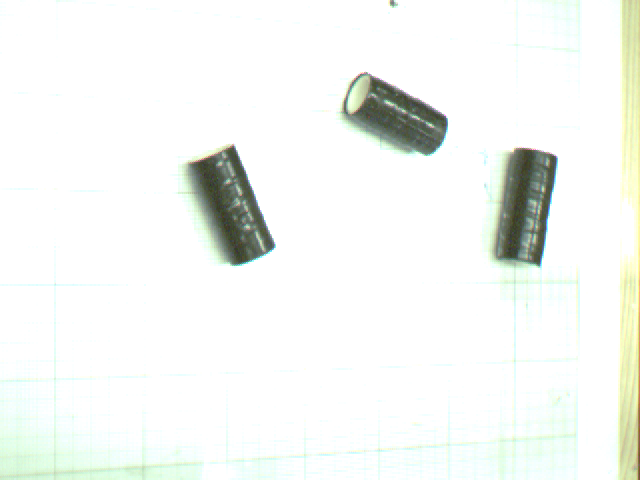
%> input picture Lab2/test_left.ppm, 640 x 480 px
$ octave find_XYZ.m   (GNU Octave 9; MATLAB toolbox functions it lacks are replaced by stand-ins)
%> lines starting %> are read from the running program, lines starting %| are printed output that depends on the picture; in (x1, y1, x2, y2) boxes, pixels count from 0 and x2, y2 are one past the last pixel; in counts of white or black regions, pixels touching at a corner belong together; the program's own positions count from 1
### Lab2/get_uv_orientation.m
function [ uv, ori ] = get_uv_orientation( filename )
%> called with filename = 'test_left.ppm'

I  = imread(filename);
%> I is the input picture: size 480x640x3 uint8; mean R, G, B 243.5, 246.4, 242.8
I=rgb2gray(I);
%> I: size 480x640 uint8

se = offsetstrel('ball',10,10);
erodedI = imerode(I,se);
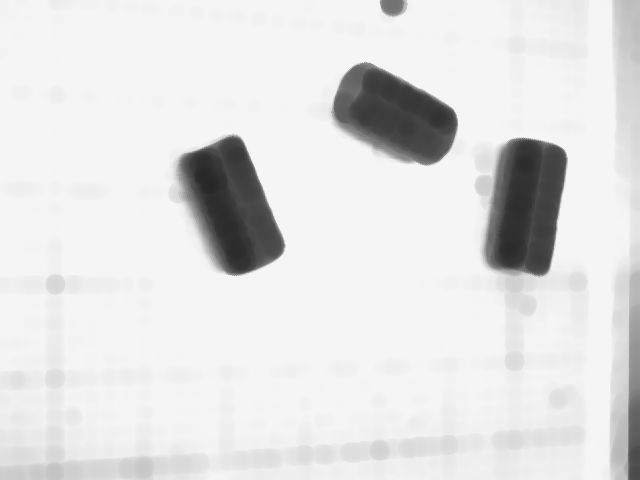
%> erodedI: size 480x640 uint8; min 39, max 245, mean 225.3
dilatedI = imdilate(erodedI,se);

level = graythresh(dilatedI);
%> level = 0.671
BW = imcomplement(imbinarize(dilatedI,level));
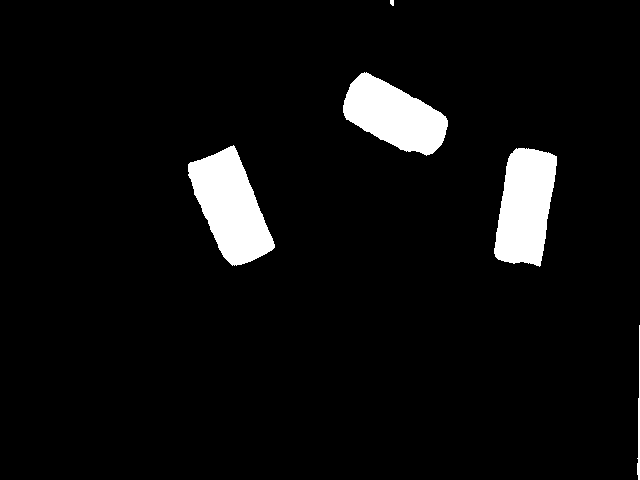
%> BW: size 480x640 logical; 5.5% white; 5 white regions, box (x1, y1, x2, y2) and area: (188, 145, 275, 266) 5981, (494, 148, 557, 267) 5502, (343, 72, 448, 156) 5197, (637, 325, 640, 480) 250, (390, 0, 394, 6) 21

stats = regionprops(BW,'Centroid','Orientation','Area');
%> stats = 5 regions; Area, Centroid and Orientation: 5981 [231.2 207.5] -67.21, 5502 [526 207.1] 80.94, 5197 [394.9 116.2] -27.53, 250 [639.6 418.4] 89.62, 21 [392.7 3.2] -74.87
len = length(stats);
%> len = 5

index = 1;
for i = 1 : len
    % filter the object with the area
    if stats(i).Area > 1000
        % re-order the object based on the centroid
        uv(index,:) = stats(i).Centroid;
        ori(index,1) = stats(i).Orientation;
        index = index + 1;
    end
end
%> this loop made 5 passes
%> after the loop, ori = [-67.21; -27.53; 80.94]; uv = [231.2 207.5; 394.9 116.2; 526 207.1]

end

### Lab2/find_XYZ.m
clear, clc

%% Load test images and get uv coordinates and orientation
% left image
filename = 'test_left.ppm';
[uv_left, ori_left] = get_uv_orientation(filename);
%> uv_left = [231.2 207.5; 394.9 116.2; 526 207.1]; ori_left = [-67.21; -27.53; 80.94]

% right image
filename = 'test_right.ppm';
[uv_right, ori_right] = get_uv_orientation(filename);
%> call 2 of get_uv_orientation, with filename = 'test_right.ppm'
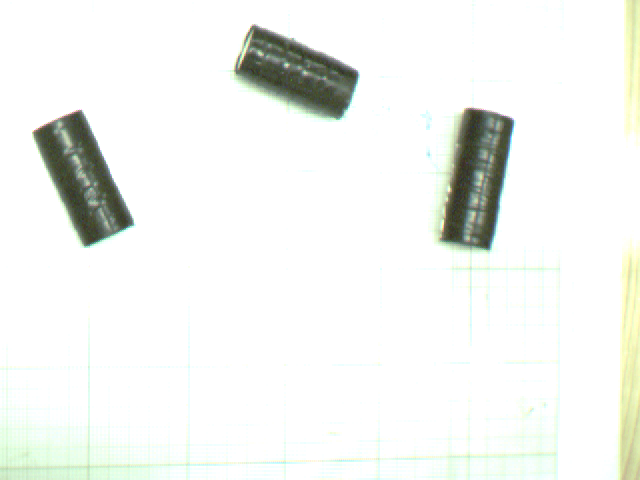
%> input picture Lab2/test_right.ppm, 640 x 480 px
%> in get_uv_orientation, I is the input picture: size 480x640x3 uint8; mean R, G, B 241.6, 244, 240.4
%> in get_uv_orientation (call 2), `I=rgb2gray(I);`:
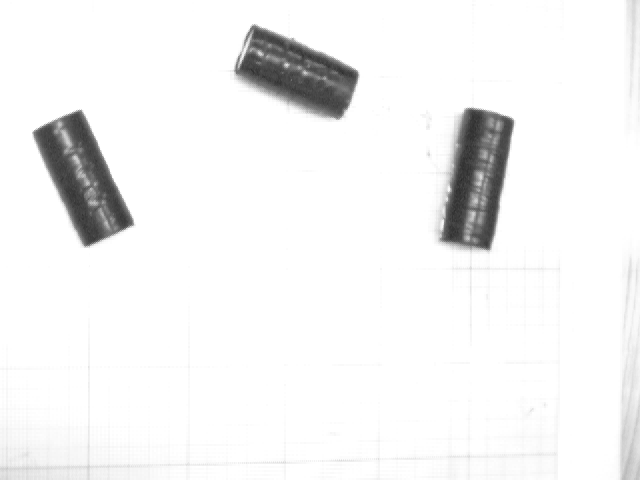
%> I: size 480x640 uint8; min 43, max 255, mean 242.9
%> in get_uv_orientation (call 2), `erodedI = imerode(I,se);`:
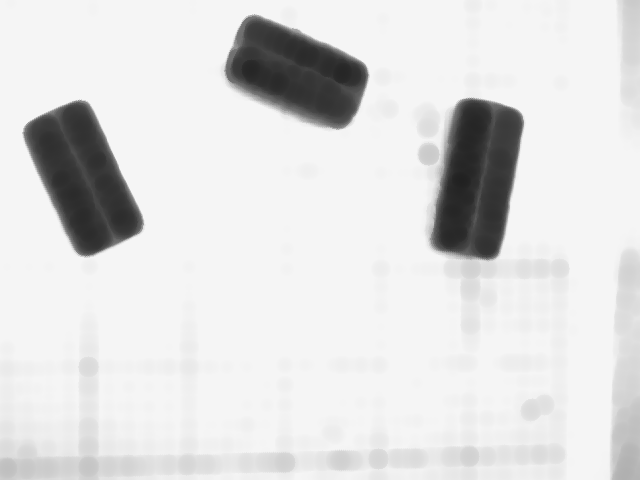
%> erodedI: size 480x640 uint8; min 33, max 245, mean 222.5
%> in get_uv_orientation (call 2), `level = graythresh(dilatedI);`: level = 0.655
%> in get_uv_orientation (call 2), `BW = imcomplement(imbinarize(dilatedI,level));`:
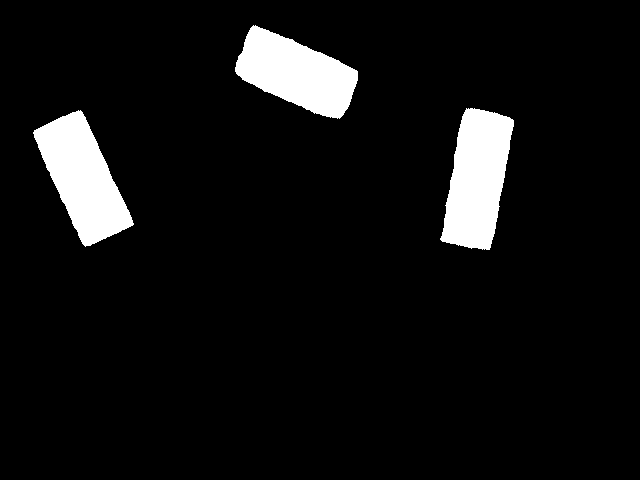
%> BW: size 480x640 logical; 6.8% white; 3 white regions, box (x1, y1, x2, y2) and area: (33, 110, 134, 247) 7107, (440, 108, 514, 250) 7084, (235, 25, 358, 119) 6663
%> in get_uv_orientation (call 2), `stats = regionprops(BW,'Centroid','Orientation','Area');`: stats = 3 regions; Area, Centroid and Orientation: 7107 [83.3 178.9] -65.38, 7084 [477.9 179.6] 80.31, 6663 [297.1 73.8] -24.57
%> in get_uv_orientation (call 2), `len = length(stats);`: len = 3
%> the loop in get_uv_orientation (call 2), `for i = 1 : len` made 3 passes
%> after the loop in get_uv_orientation (call 2), `for i = 1 : len`: ori = [-65.38; -24.57; 80.31]; uv = [83.31 178.9; 297.1 73.8; 477.9 179.6]
%> uv_right = [83.31 178.9; 297.1 73.8; 477.9 179.6]; ori_right = [-65.38; -24.57; 80.31]

% check whether the order of each object correspond to each other

% get the number of objects
% ***TO-DO***
% What if the number of objects returned from the left and right images are
% different?
% ***********
num_object = length(uv_right);
%> num_object = 3

%% Plot the processed image
figure
subplot(1,2,1)
imshow('test_left.ppm')
hold on
plot(uv_left(1,1), uv_left(1,2), 'r*')
text(uv_left(1,1), uv_left(1,2),'1','Color','white','FontSize',14)
plot(uv_left(2,1), uv_left(2,2), 'g*')
text(uv_left(2,1), uv_left(2,2),'2','Color','white','FontSize',14)
plot(uv_left(3,1), uv_left(3,2), 'b*')
text(uv_left(3,1), uv_left(3,2),'3','Color','white','FontSize',14)

legend(strcat(num2str(ori_left(1))),...
       strcat(num2str(ori_left(2))),...
       strcat(num2str(ori_left(3))))

hold off

subplot(1,2,2)
imshow('test_right.ppm')
hold on
plot(uv_right(1,1), uv_right(1,2), 'r*')
text(uv_right(1,1), uv_right(1,2),'1','Color','white','FontSize',14)
plot(uv_right(2,1), uv_right(2,2), 'g*')
text(uv_right(2,1), uv_right(2,2),'2','Color','white','FontSize',14)
plot(uv_right(3,1), uv_right(3,2), 'b*')
text(uv_right(3,1), uv_right(3,2),'3','Color','white','FontSize',14)

legend(strcat(num2str(ori_right(1))),...
       strcat(num2str(ori_right(2))),...
       strcat(num2str(ori_right(3))))
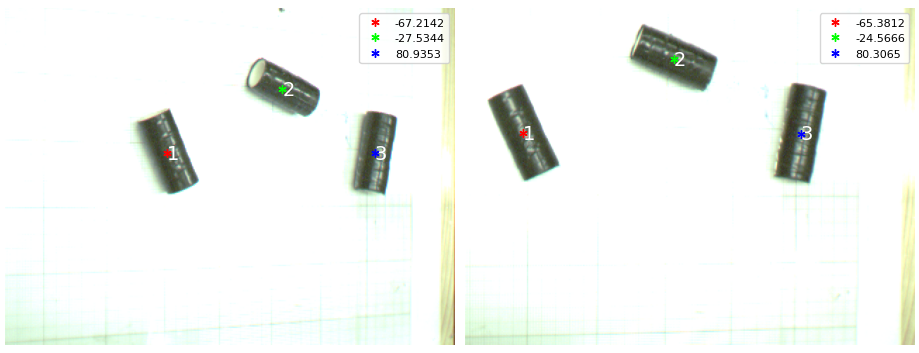
%> figure redrawn from the program's plot data, 2 panels

%% Load the calibration parameters of both left and right carmers
load('parameters_left.mat')
intri_left = horzcat(KK,[0; 0; 0]);
extri_left = [horzcat(Rc_1, Tc_1); 0 0 0 1];

load('parameters_right.mat')
intri_right = horzcat(KK,[0; 0; 0]);
extri_right = [horzcat(Rc_1, Tc_1); 0 0 0 1];

%% 3-D reconstruction
P_left = intri_left * extri_left;
P_right = intri_right * extri_right;

for i = 1:num_object
% Construct the matrix A and b
A = [P_right(1,1:3) - uv_right(i,1) * P_right(3,1:3);
     P_right(2,1:3) - uv_right(i,2) * P_right(3,1:3);
     P_left(1,1:3) - uv_left(i,1) * P_left(3,1:3);
     P_left(2,1:3) - uv_left(i,2) * P_left(3,1:3);];

b = [uv_right(i,1) * P_right(3,4) - P_right(1,4);
     uv_right(i,2) * P_right(3,4) - P_right(2,4);
     uv_left(i,1) * P_left(3,4) - P_left(1,4);
     uv_left(i,2) * P_left(3,4) - P_left(2,4);];

% Solve AM = b
M(:,i) = (A'*A)^-1 * A' * b;
end
%> this loop made 3 passes
%> b on passes 1 to 3: [24018.2; -168212.5; 22784.3; -167969.1], [164371.6; -237233.5; 143340.3; -235255], [283130.4; -167778.7; 239984.5; -168264.5]
%> after the loop, M = [17.01 120.5 214.3; 119.9 173.2 122.5; 1.27 -2.15 -2.67]

disp(M)
%|     17.0140   120.5023   214.3293
%|    119.9254   173.1905   122.5198
%|      1.2744    -2.1529    -2.6737

%% Apply the transformation from the world fram to the robot frame
% the translation between the robot frame and the world frame is from
% measurements
r_H_w = [1 0 0 -120;
         0 1 0 +120;
         0 0 1 -190;
         0 0 0    1;];

% Calculate the position of the object w.r.t the robot frame
% P: position
% O: Orientation
i = 1;
P = r_H_w * [M(:,i); 1];
%> P = [-103; 239.9; -188.7; 1]
O = (ori_left(i) + ori_right(i))/2 + 90;
%> O = 23.7
disp(P)
%|   -102.9860
%|    239.9254
%|   -188.7256
%|      1.0000
disp(O)
%| 23.702


X = P(1);
%> X = -103
Y = P(2);
%> Y = 239.9
Z = -100;
O = (ori_left(i) + ori_right(i))/2 + 90;
A = 90;
T = 0;
